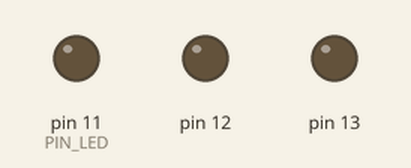
Simulated run of this sketch. Board: Arduino Uno, built with avr-gcc and run on an emulated ATmega328P. Shown: output pins drawn as LEDs (lit = HIGH). What the sketch prints to the serial monitor is not drawn.

Above: at 0.05 s.
At 0.35 s:
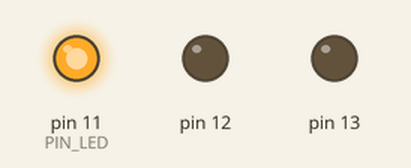
At 0.65 s:
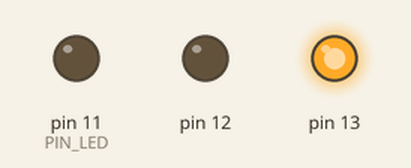
At 1.25 s:
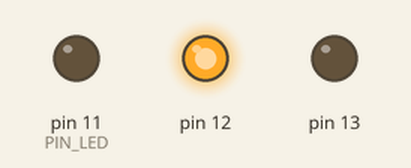
At 2.55 s:
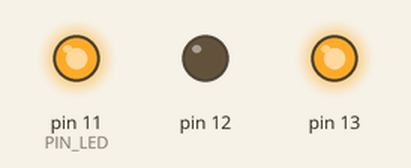
At 3.75 s:
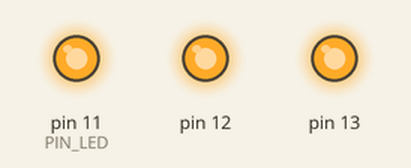
Timing chart, 0 to 4.6 s (numbered marks = the images above):
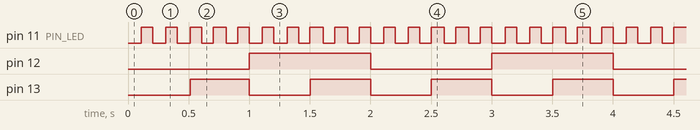

The sketch:

DIYPractise1.ino
```cpp
#include "uLED.h" //inheretance of library
TLED led1,led2,led3; //class TLED assign to led1,led2 and led3 is built-in led

void setup(){
  Serial.begin(9600);//Primary connections between devices - 9600 baudrates from bootloader
  led1.init(11);
  led2.init(12);
  led2.setInterval(1000);
  led3.init(13);
  led3.setInterval(500);
}

void loop(){
  Serial.println("Hello World");
  led1.run();
  led2.run();
  led3.run();
  //LEDBLINKING();
}

/*void LEDBLINKING(){
  digitalWrite(PIN_LED,HIGH);
  delay(1000);
  digitalWrite(PIN_LED,LOW);
  delay(1000);
}*/
```

uLED.h
```cpp
//u - unit library

class TLED{
  private:
    //unaccessable property
    int PIN_LED = 11; // int - starts from -4,-3,-2,-1,0,1,2,3,4,
    uint32_t timer = 0; //unint32 - starts from 0,1,2,3,4,5,6,7,8
    int interval = 100;
    bool blink = false;
    //millis - count the duration or timer

  public:
    //accessable property
    void init(int aPin); //initialized the class with Declaration
    void run(); //run the class
    void setInterval(int aValue); //sets the interval of LED's
};

void TLED::init(int aPin){
  PIN_LED=aPin;
  pinMode(PIN_LED,OUTPUT);
}

void TLED::run(){
  if(timer != round(millis()/interval)){
    timer = round(millis()/interval);
    blink = !blink;//Turn on and off continously
    digitalWrite(PIN_LED,blink);
  }
}

void TLED::setInterval(int aValue){
  interval = aValue;
}
```

Measured:
- by itself, pin 11 (PIN_LED): alternates HIGH for 0.09 s and LOW for 0.09 s
- by itself, pin 12: alternates HIGH for 1.0 s and LOW for 1.0 s
- by itself, pin 13: alternates HIGH for 0.50 s and LOW for 0.50 s
